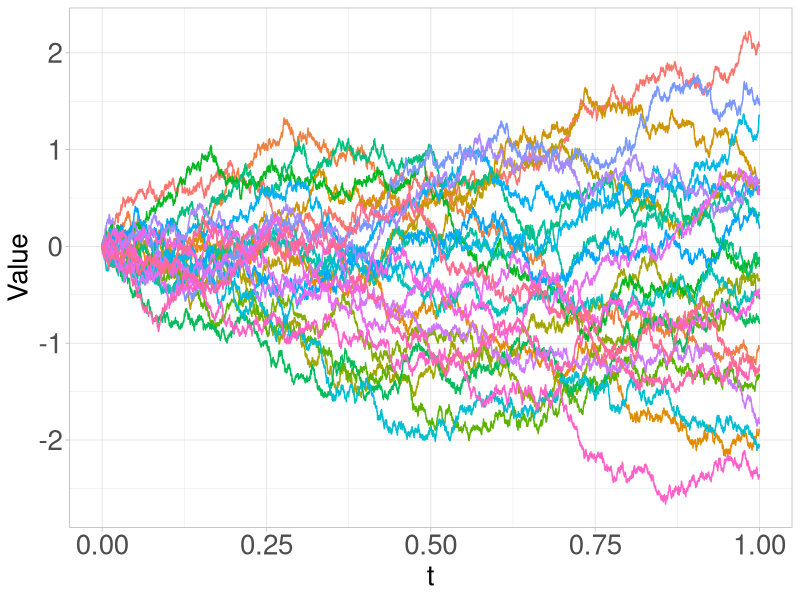

Reproduce this figure in R.
##### This script generates an iid data set from wiener processes and plots it

# Load packages
library(tidyverse)

# setup for plot generation
n_points <- 10000
points <- seq(from = 0, to = 1, length.out = n_points)
realizations <- 25

Wiener_process <- function(grid){
  values <- rep(0, times = length(grid))
  for(i in 2:length(grid)){
    values[i] <- values[i-1] + rnorm(n = 1, mean = 0, sd = sqrt(grid[i] - grid[i-1]))
  }
  return(values)
}

data_mat <- matrix(data = unlist(map(.x = 1:realizations,
                                     .f = function(i) Wiener_process(points))),
                   nrow = n_points, ncol = realizations, byrow = FALSE)

data_tibble <- cbind(tibble(x = points), as_tibble(data_mat, .name_repair = 'unique'))
names(data_tibble) <- c('t', paste0('Realization_', 1:realizations))

plot_tibble <- data_tibble %>% 
  pivot_longer(cols = !t, names_to = 'Realization', values_to = 'Value')

# generate plot
Wiener_plot <- ggplot(data = plot_tibble) +
  geom_line(aes(x = t, y = Value, col = Realization)) +
  #ggtitle("B-spline Basis") +
  theme_light() +
  #scale_colour_brewer(palette="Set1") + 
  theme(legend.position = "none",
        #plot.title = element_text(size = 30),
        axis.title = element_text(size = 20),
        axis.text = element_text(size = 20),
        legend.title = element_text(size = 24),
        legend.text = element_text(size = 20))

# save plot in appropriate folder
ggsave(filename = '../Graphics/Wiener_plot.pdf', plot = Wiener_plot,
       width = 20, height = 8, units = "in", dpi = 600)
